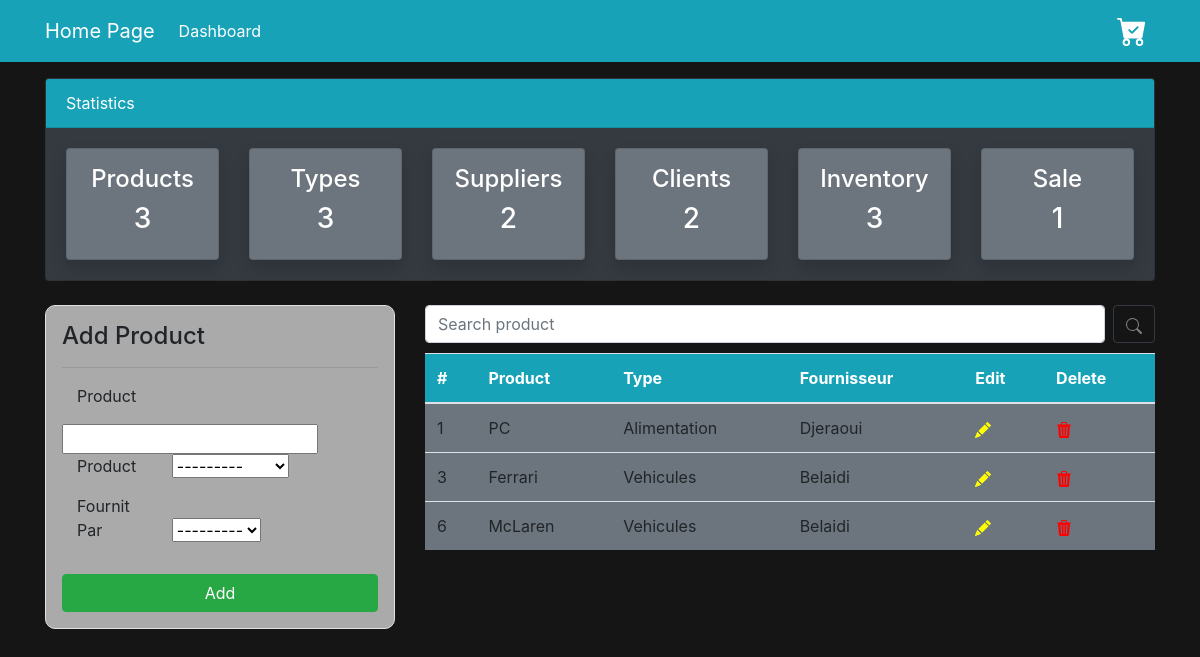
/list_produits/, run on the app's committed database.
### GestStockMagasin/models.py (models this page shows, shortened)
class Produit (models.Model):
    CodeP = models.AutoField(primary_key=True)
    DesignationP = models.CharField(max_length=100)
    Type = models.ForeignKey(TypeProduit, on_delete=models.CASCADE)
    Fournisseur = models.ForeignKey(Fournisseur, on_delete=models.CASCADE)

class TypeProduit (models.Model):
    CodeT = models.AutoField(primary_key=True)
    DesignationT = models.CharField(max_length=100)
    def __str__(self):
        return str(self.DesignationT)

class Fournisseur(models.Model):
    CodeF = models.AutoField(primary_key=True)
    NomF = models.CharField(max_length=100,default="")
    PrenomF = models.CharField(max_length=100,default="")
    AdresseF = models.CharField(max_length=100,default="")
    TelephoneF = models.CharField(max_length=100,default="")
    def __str__(self):
        return str(self.NomF)

### GestStockMagasin/views.py (the view)
# urls.py: path('list_produits/',views.afficher_Produits,name="dashboard-produits"),
def afficher_Produits(request):
    Prods = Produit.objects.all()
    prod_count = Prods.count()
    item = VenteComptoir.objects.all()
    vente_count = item.count()
    fours = Fournisseur.objects.all()
    fours_count = fours.count()
    types = TypeProduit.objects.all()
    type_count = types.count()
    users = User.objects.all()
    user_count = users.count()
    stock = Stock.objects.all()
    stock_count = stock.count()
    Clients = Client.objects.all()
    client_count = Clients.count()
    if request.method =="GET":
        query=request.GET.get('recherche')
        if query:
            Prods=Produit.objects.filter(DesignationP__contains = query)
    if request.method == 'POST':
        form = ProduitForm(request.POST)
        if form.is_valid():
            form.save()
            return redirect("dashboard-produits")
    else:
        form = ProduitForm()
    contexte = {
        'produits' : Prods,
        'form' : form,
        'P_count':prod_count,
        'F_count':fours_count,
        'C_count':client_count,
        'U_count': user_count,
        'V_count':vente_count,
        'T_count':type_count,
        'S_count':stock_count,
    }
    return render(request,"Produit/Produits.html",contexte)

### GestStockMagasin/forms.py
class ProduitForm(forms.ModelForm):
    class Meta:
        model = Produit
        fields = "__all__"

### GestStockMagasin/templates/Produit/Produits.html (shortened to what this page needs)
<!DOCTYPE html>
<html lang="en">
  <head>
    <link
      rel="stylesheet"
      href="https://cdn.jsdelivr.net/npm/bootstrap@4.6.2/dist/css/bootstrap.min.css"
    />
  </head>
  <body style="background-color: #151515">
    <nav class="navbar navbar-expand-lg navbar-info bg-info">
      <div class="container">
        <a class="navbar-brand text-white" href="{% url 'main-dashboard' %}"
          >Home Page</a
        >
        <div class="collapse navbar-collapse" id="navbarSupportedContent">
          <ul class="navbar-nav mr-auto">
            <li class="nav-item active">
              <a class="nav-link text-white" href="{% url 'main-dashboard' %}"
                >Dashboard <span class="sr-only">(current)</span></a
              >
            </li>
          </ul>
          <ul class="navbar-nav ml-auto">
            <li class="nav-item active">
              <a class="nav-link text-white" href="{% url 'main-dashboard' %}">
              </a>
            </li>
          </ul>
        </div>
      </div>
    </nav>
    <div class="container">
      <div class="row mt-3">
        <div class="col-md-12">
          <div class="card bg-dark">
            <div class="card-header text-white bg-info">Statistics</div>
            <div class="card-body">
              <div class="row">
                <div class="col-md-2">
                  <a
                    class="text-decoration-none text-white"
                    href="{% url 'dashboard-produits' %}"
                  >
                    <div
                      class="card my-card shadow text-center p-3 bg-secondary"
                    >
                      <h4>Products </h4>
                      <h3>{{ P_count }}</h3>
                    </div>
                  </a>
                </div>
                <div class="col-md-2">
                  <a
                    class="text-decoration-none text-white"
                    href="{% url 'dashboard-types' %}"
                  >
                    <div
                      class="card my-card shadow text-center p-3 bg-secondary"
                    >
                      <h4>Types </h4>
                      <h3>{{ T_count }}</h3>
                    </div>
                  </a>
                </div>
                <div class="col-md-2">
                  <a
                    class="text-decoration-none text-white"
                    href="{% url 'dashboard-Fournisseur' %}"
                  >
                    <div
                      class="card my-card shadow text-center p-3 bg-secondary"
                    >
                      <h4>Suppliers </h4>
                      <h3>{{ F_count }}</h3>
                    </div>
                  </a>
                </div>
                <div class="col-md-2">
                  <a
                    class="text-decoration-none text-white"
                    href="{% url 'dashboard-client' %}"
                  >
                    <div
                      class="card my-card shadow text-center p-3 bg-secondary"
                    >
                      <h4>Clients </h4>
                      <h3>{{ C_count }}</h3>
                    </div>
                  </a>
                </div>
                <div class="col-md-2">
                  <a
                    class="text-decoration-none text-white"
                    href="{% url 'dashboard-stock' %}"
                  >
                    <div
                      class="card my-card shadow text-center p-3 bg-secondary"
                    >
                      <h4>Inventory</h4>
                      <h3>{{ S_count }}</h3>
                    </div>
                  </a>
                </div>
                <div class="col-md-2">
                  <a
                    class="text-decoration-none text-white"
                    href="{% url 'dashboard-vente' %}"
                  >
                    <div
                      class="card my-card shadow text-center p-3 bg-secondary"
                    >
                      <h4>Sale</h4>
                      <h3>{{ V_count }}</h3>
                    </div>
                  </a>
                </div>
              </div>
            </div>
          </div>
        </div>
      </div>
    </div>
    <div class="container">
      <div class="row my-4">
        <div class="col-md-4">
          <div
            class="border p-3"
            style="border-radius: 10px; background-color: #aaaaaa"
          >
            <h4>Add Product</h4>
            <hr />
            <form action="" method="POST">
              <div class="form-group">
                <div>
                  <label class="col-md-4 form-group" for="inputAddress"
                    >Product</label
                  >
                  {{ form.DesignationP }}
                </div>
                <div>
                  <label class="col-md-4 form-group" for="inputAddress"
                    >Product</label
                  >
                  {{ form.Type }}
                </div>
                <div>
                  <label class="col-md-4 form-group" for="inputAddress"
                    >Fournit Par</label
                  >
                  {{ form.Fournisseur }}
                </div>
              </div>
              <input
                type="submit"
                value="Add"
                class="btn btn-success btn-block"
              />
            </form>
          </div>
        </div>
        <div class="col-md-8">
          <form style="margin-bottom: 10px" action="" method="GET">
            <div class="input-group">
              <input
                type="text"
                name="recherche"
                id="search"
                class="form-control rounded"
                placeholder="Search product"
                aria-label="Search"
                aria-describedby="search-addon"
              />
              <button
                style="margin-left: 8px"
                type="submit"
                class="btn btn-outline-dark"
              >
                <svg
                  xmlns="http://www.w3.org/2000/svg"
                  width="16"
                  height="16"
                  fill="grey"
                  class="bi bi-search"
                  viewBox="0 0 16 16"
                >
                  <path
                    d="M11.742 10.344a6.5 6.5 0 1 0-1.397 1.398h-.001c.03.04.062.078.098.115l3.85 3.85a1 1 0 0 0 1.415-1.414l-3.85-3.85a1.007 1.007 0 0 0-.115-.1zM12 6.5a5.5 5.5 0 1 1-11 0 5.5 5.5 0 0 1 11 0z"
                  />
                </svg>
              </button>
            </div>
          </form>
          <table class="table bg-secondary">
            <thead class="bg-info">
              <tr class="text-white">
                <th scope="col">#</th>
                <th scope="col">Product</th>
                <th scope="col">Type</th>
                <th scope="col">Fournisseur</th>
                <th scope="col">Edit</th>
                <th scope="col">Delete</th>
              </tr>
            </thead>
            <tbody>
              {% for p in produits %}
              <tr>
                <td class="text-black">{{ p.CodeP }}</td>
                <td class="text-black">{{ p.DesignationP }}</td>
                <td class="text-black">{{ p.Type }}</td>
                <td class="text-black">{{ p.Fournisseur }}</td>
                <td class="text-black">
                  <a href="{% url 'edit-product' p.CodeP %}">
                  </a>
                </td>
                <td class="text-black">
                  <a href="{% url 'delete-product' p.CodeP %}">
                  </a>
                </td>
              </tr>
              {% endfor %}
            </tbody>
          </table>
        </div>
      </div>
    </div>
  </body>
</html>

### data on the page
Produit: CodeP "1", DesignationP "PC", Type "Alimentation", Fournisseur "Djeraoui"
Produit: CodeP "3", DesignationP "Ferrari", Type "Vehicules", Fournisseur "Belaidi"
Produit: CodeP "6", DesignationP "McLaren", Type "Vehicules", Fournisseur "Belaidi"

### other printed values
{{ P_count }} "3"
{{ T_count }} "3"
{{ F_count }} "2"
{{ C_count }} "2"
{{ S_count }} "3"
{{ V_count }} "1"
